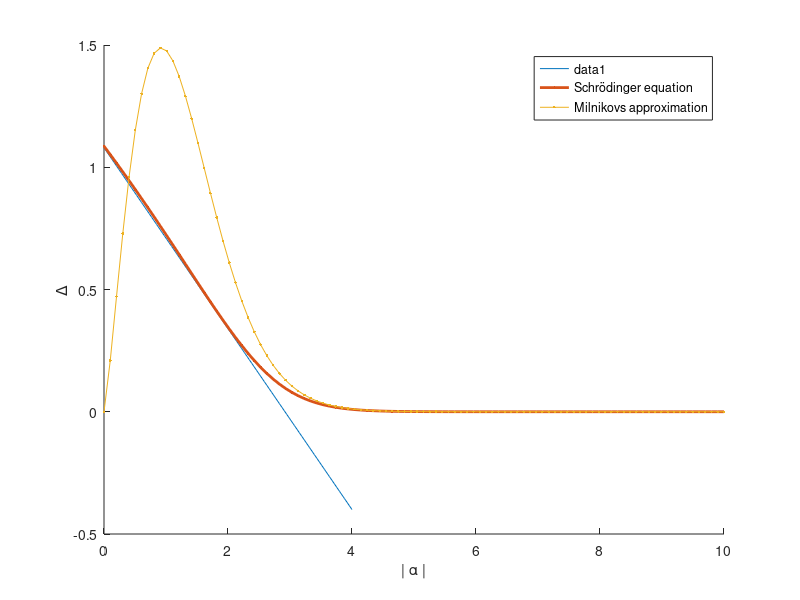

Recreate this plot in MATLAB. (Note: this script raises an error after producing the figure.)
clc
clear all

%1 particle tunneling calculations for a feq methods
%Methods:
% Exact with Schrödinger eq.
% Landau's formula
% Colemans formula
% Instanton Claulcation
% Milnikov's formula

N       = 200;
Nalpha  = 100;
alpha   = linspace(0, 10, Nalpha);
Action = 2*sqrt(2)/3 * alpha.^(1.5);


m       = 1;
hbar    = 1;
 
splits = zeros(Nalpha, 5);
%First the Landau method:--------------------------------------------------
for i = 1:Nalpha
    

    x       = linspace(-sqrt(alpha(i)), sqrt(alpha(i)), N);
    V       = 0.25 * (alpha(i) - x.^2).^2;
    p       = abs(sqrt(2 * m * V));
    omega   =  sqrt(2 * abs(alpha(i))); %sqrt((1 * (3*sqrt(abs(alpha(i)))^2 - alpha(i))));
    
    int_p = 0;
    for j = 1:length(x)- 1
        int_p = int_p + (x(j+1) - x(j)) * (p(j) + p(j+1))/2;
    end

    splits(i, 1) = omega * hbar / pi * exp(-1/hbar * int_p);
end

%exact method:-------------------------------------------------------------
bound = 6;
x = linspace(-bound, bound,N);
dx = x(2) - x(1);
kin = sparse(N,N);

mtx = 2 * eye(N);
for i = 2:N
    mtx(i-1,i) = -1;
    mtx(i,i-1) = -1;
end

kin = hbar^2 / (2 * m * dx^2) * mtx;

for i = 1:Nalpha
   U = 0.25 * (alpha(i) - x.^2).^2;
   pot = diag(U);
   hami = kin + pot;
   [psi,E] = eig(hami);
   EE(i,:) = diag(E);
end

for i = 1:Nalpha
   splits(i, 2) = EE(i,2) - EE(i,1);    
end

%Coleman:------------------------------------------------------------------
% Action = 0.924 * alpha.^(1.5);
% for i = 1:Nalpha
%     xint = linspace(0,alpha(i),N);
%     dxp2 = (xint(5)-xint(4))/2;
%     
%     omega   =  sqrt(2 * abs(alpha(i))); %sqrt((1 * (3*sqrt(abs(alpha(i)))^2 - alpha(i))));
%     V = 0.25 * ( alpha(i) - xint.^2).^2;
%     A = zeros(Nalpha,1);
%     
%     func1 = (m*omega)./sqrt(2*m*V);
%     func2 = -1./(alpha(i) - xint);
%         
%     for j = 2:N-2
%         A(i) = A(i) + (func1(j)+func1(j+1)) * dxp2;
%         A(i) = A(i) + (func2(j)+func2(j+1)) * dxp2;
%     end  
%     
% end
% for k = 1:Nalpha
%    omega   =  sqrt(2 * abs(alpha(i))); %sqrt((1 * (3*sqrt(abs(alpha(i)))^2 - alpha(i))));
%    splits(k, 3) = hbar * omega * sqrt((m*omega*alpha(k)^2)/(pi*hbar)) * exp(A(k) - Action(k)/hbar);    
% end

% Instanton:---------------------------------------------------------------

for i = 1:Nalpha
    omega   =  sqrt(2 * abs(alpha(i))); %sqrt((1 * (3*sqrt(abs(alpha(i)))^2 - alpha(i))));
    %splits(i, 4) = 2 * hbar * sqrt(12) * omega * sqrt(Action(i)/(2 * pi * hbar)) * exp(- Action(i) / hbar);
    
    splits(i, 4) = 2 * hbar * sqrt(12) * omega * sqrt(Action(i)/(2 * pi * hbar)) * exp(- Action(i) / hbar);
end

% Milnikov:-----------------------------------------------------------------
y = linspace(-100, 0, N);
dy = y(2) - y(1);
chi = tanh(y /sqrt(2));
for k = 1:Nalpha
    V       = 0.25 * (x.^2 - alpha(k)).^2;
    p       = sqrt(2 * m * V);
    p0      = sqrt(2* m * (0.25 * (alpha(k))^2));
    omega   =  sqrt(2 * abs(alpha(k))); %sqrt((1 * (3*sqrt(abs(alpha(i)))^2 - alpha(i))));
    %splits(k, 5) = sqrt(omega/pi) * 4 * omega * sqrt(alpha(k)) * exp(-Action(k)/hbar); %* exp(A(k));
    splits(k, 5) = sqrt(omega/pi) * 4 * omega * sqrt(alpha(k)) * exp(-Action(k) /hbar); %* exp(A(k));
end
%%
figure(1)
clf(figure(1))
hold on
x = linspace(0,4,100);
func = 1.08 - 0.37 * x;
plot(x, func)
%plot(alpha, splits(:, 1),'.-', 'DisplayName', 'Landau')
plot(alpha, splits(:, 2),'.-', 'LineWidth', 2, 'DisplayName', 'Schrödinger equation')
%plot(alpha, splits(:, 3),'.-', 'DisplayName', 'Colemans approximation')
%plot(alpha, splits(:, 4),'.-', 'DisplayName', 'Instanton approximation')
plot(alpha, splits(:, 5),'.-', 'DisplayName', 'Milnikovs approximation')
legend
xlabel('| \alpha |')
ylabel('\Delta')
yline([10^-1 10^-2])
%set(gca, 'Xscale', 'log')
%set(gca, 'Yscale', 'log')
xlim([0 3])
ylim([0 1.1])
grid on

% figure(2)
% clf(figure(2))
% hold on
% plot(alpha, abs(splits(:, 2) - splits(:, 1)),'.-', 'DisplayName', 'Landau')
% plot(alpha, abs(splits(:, 2) - splits(:, 3)),'.-', 'DisplayName', 'Coleman')
% plot(alpha, abs(splits(:, 2) - splits(:, 4)),'.-', 'DisplayName', 'Instanton')
% plot(alpha, abs(splits(:, 2) - splits(:, 5)),'.-', 'DisplayName', 'Milnikov')
% legend
% set(gca, 'Yscale', 'log')
% hold off
% 
% figure(3)
% clf(figure(3))
% hold on
% plot(alpha(1:end-1), diff(splits(:, 1)),'.-', 'DisplayName', 'Landau')
% plot(alpha(1:end-1), diff(splits(:, 2)),'.-', 'LineWidth', 2, 'DisplayName', 'Schrödinger equation')
% plot(alpha(1:end-1), diff(splits(:, 3)),'.-', 'DisplayName', 'Colemans approximation')
% plot(alpha(1:end-1), diff(splits(:, 4)),'.-', 'DisplayName', 'Instanton approximation')
% plot(alpha(1:end-1), diff(splits(:, 5)),'.-', 'DisplayName', 'Milnikovs approximation')
% legend
% 
% hold off

%%
d = load('E_Schrodinger_3e_eta_20.00_beta_0.01_N_100.dat');
figure(1)
clf(figure(1))
hold on
D = abs(d(:, 2) - d(:, 3));
a = - d(:, 1);
plot(a, D)

hold off






